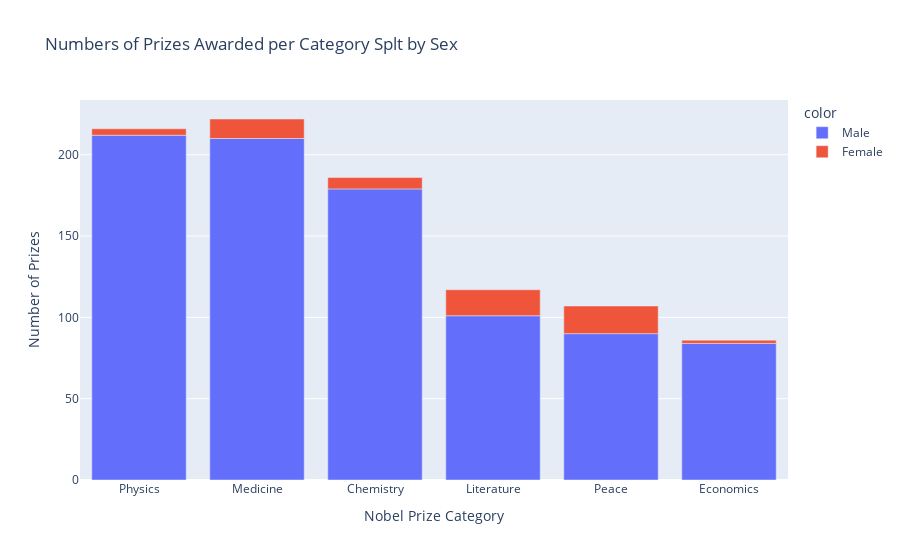

The cell this chart's notebook holds for it:
### Markdown cell above
# Male and Female Winners by Category

**Challenge**: Create a [plotly bar chart](https://plotly.com/python/bar-charts/) that shows the split between men and women by category. 
* Hover over the bar chart. How many prizes went to women in Literature compared to Physics?

<img src=https://i.imgur.com/od8TfOp.png width=650>

### Code cell
prizes_category_sex = df_data.groupby(['category', 'sex']).size().reset_index(name='count')
prizes_category_sex.sort_values('sex', ascending=False, inplace=True)
prizes_category_sex.sort_values('count', ascending=False, inplace=True)
fig = px.bar( x=prizes_category_sex.category, y=prizes_category_sex['count'], color=prizes_category_sex["sex"], title="Numbers of Prizes Awarded per Category Splt by Sex")
fig.update_layout(xaxis_title = "Nobel Prize Category", yaxis_title='Number of Prizes')
fig.show()

### Figure 1 — Plotly figure (JSON) as saved in the notebook; plotly's stock layout.template omitted (floating-point values rounded to 4 significant figures)
{"data": [{"alignmentgroup": "True", "hovertemplate": "color=Male<br>x=%{x}<br>y=%{y}<extra></extra>", "legendgroup": "Male", "marker": {"color": "#636efa", "pattern": {"shape": ""}}, "name": "Male", "offsetgroup": "Male", "orientation": "v", "showlegend": true, "textposition": "auto", "type": "bar", "x": ["Physics", "Medicine", "Chemistry", "Literature", "Peace", "Economics"], "xaxis": "x", "y": [212, 210, 179, 101, 90, 84], "yaxis": "y"}, {"alignmentgroup": "True", "hovertemplate": "color=Female<br>x=%{x}<br>y=%{y}<extra></extra>", "legendgroup": "Female", "marker": {"color": "#EF553B", "pattern": {"shape": ""}}, "name": "Female", "offsetgroup": "Female", "orientation": "v", "showlegend": true, "textposition": "auto", "type": "bar", "x": ["Peace", "Literature", "Medicine", "Chemistry", "Physics", "Economics"], "xaxis": "x", "y": [17, 16, 12, 7, 4, 2], "yaxis": "y"}], "layout": {"barmode": "relative", "legend": {"title": {"text": "color"}, "tracegroupgap": 0}, "title": {"text": "Numbers of Prizes Awarded per Category Splt by Sex"}, "xaxis": {"anchor": "y", "domain": [0, 1], "title": {"text": "Nobel Prize Category"}}, "yaxis": {"anchor": "x", "domain": [0, 1], "title": {"text": "Number of Prizes"}}}}
